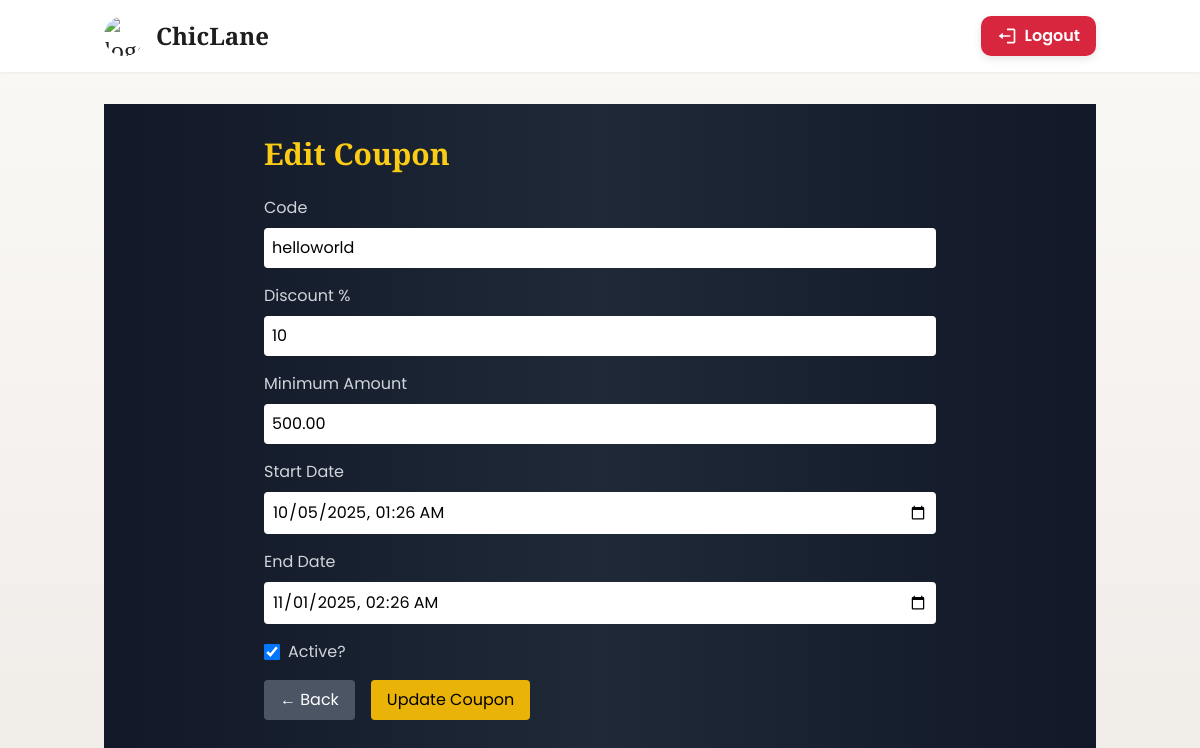
The page /admin-dashboard/coupon/edit/3/ (signed in) on the database its author committed.
### store/models.py (models this page shows, shortened)
class Coupon(models.Model):
    code = models.CharField(max_length=30, unique=True)
    discount_percent = models.PositiveIntegerField(default=0)
    min_amount = models.DecimalField(max_digits=10, decimal_places=2, default=0)
    start_date = models.DateTimeField()
    end_date = models.DateTimeField()
    active = models.BooleanField(default=True)

### store/views.py (the view, shortened to what this page needs)
# urls.py: path('admin-dashboard/coupon/edit/<int:coupon_id>/', views.edit_coupon, name='edit_coupon'),
@admin_required
def edit_coupon(request, coupon_id):
    coupon = get_object_or_404(Coupon, id=coupon_id)
    return render(request, "store/edit_coupon.html", {"coupon": coupon})

### store/context_processors.py (called while the page is built)
def cart_and_wishlist_counts(request):
    cart_count = 0
    wishlist_count = 0
    if request.user.is_authenticated:
        cart_count = CartItem.objects.filter(user=request.user).count()
        wishlist_count = Wishlist.objects.filter(user=request.user).count()
    else:
        session_key = request.session.session_key or request.session.create()
        cart_count = CartItem.objects.filter(session_key=session_key).count()
    return {
        "cart_count": cart_count,
        "wishlist_count": wishlist_count,
    }

### store/views.py (called while the page is built)
def admin_required(view_func):
    return user_passes_test(lambda u: u.is_staff, login_url='store:login')(view_func)

### store/templates/store/edit_coupon.html (shortened to what this page needs)
{% extends "store/base.html" %}
{% block content %}
<div class="min-h-screen bg-gradient-to-r from-gray-900 via-gray-800 to-gray-900 text-white p-8">
    <div class="max-w-2xl mx-auto">
        <h1 class="text-3xl font-bold mb-6 text-yellow-400">Edit Coupon</h1>
        <form method="POST" class="space-y-4">
            <div>
                <label class="block mb-2 text-gray-300">Code</label>
                <input type="text" name="code" class="w-full p-2 rounded text-black"
                       value="{{ coupon.code }}" required>
            </div>
            <div>
                <label class="block mb-2 text-gray-300">Discount %</label>
                <input type="number" name="discount_percent" min="0" max="100"
                       class="w-full p-2 rounded text-black"
                       value="{{ coupon.discount_percent }}" required>
            </div>
            <div>
                <label class="block mb-2 text-gray-300">Minimum Amount</label>
                <input type="number" name="min_amount" min="0" step="0.01"
                       class="w-full p-2 rounded text-black"
                       value="{{ coupon.min_amount }}" required>
            </div>
            <div>
                <label class="block mb-2 text-gray-300">Start Date</label>
                <input type="datetime-local" name="start_date"
                       class="w-full p-2 rounded text-black"
                       value="{{ coupon.start_date|date:'Y-m-d\\TH:i' }}" required>
            </div>
            <div>
                <label class="block mb-2 text-gray-300">End Date</label>
                <input type="datetime-local" name="end_date"
                       class="w-full p-2 rounded text-black"
                       value="{{ coupon.end_date|date:'Y-m-d\\TH:i' }}" required>
            </div>
            <div class="flex items-center space-x-2">
                <input type="checkbox" name="active"
                       class="h-4 w-4 text-yellow-500 rounded"
                       {% if coupon.active %}checked{% endif %}>
                <label class="text-gray-300">Active?</label>
            </div>
            <div class="flex space-x-4 mt-6">
                <a href="{% url 'store:manage_coupons' %}"
                   class="bg-gray-600 text-white px-4 py-2 rounded hover:bg-gray-500">
                    ← Back
                </a>
                <button type="submit"
                        class="bg-yellow-500 text-black px-4 py-2 rounded hover:bg-yellow-400">
                    Update Coupon
                </button>
            </div>
        </form>
    </div>
</div>
{% endblock %}

### static/store/css/custom.css (style rules this page uses)
:root { --gold: #C9A34A; --ivory: #FBF9F6; --charcoal: #1E1E1E; --muted: #767676; }
body { background: var(--ivory); color: var(--charcoal); font-family: 'Inter', sans-serif; }

### store/templates/store/base.html (style rules this page uses)
body { font-family: 'Poppins', sans-serif !important; background: linear-gradient(180deg, #FBF9F6 0%, #F0ECE8 100%); color: #1E1E1E; }
h1, h2, h3, h4, h5, h6 { font-family: 'Playfair Display', serif; }

### rows shown on the page
Coupon: code "helloworld", discount_percent "10", min_amount "500.00", start_date "10/05/2025 01:26", end_date "11/01/2025 02:26", active "☑"
